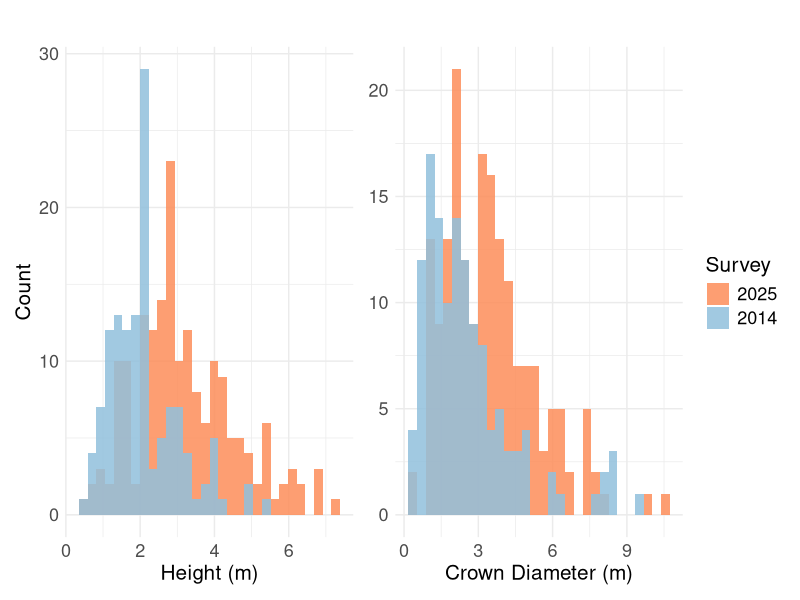

The R script that drew this image:
# At the US-SRG flux tower site, we conducted a woody plant census within a 100m
# radius of the tower to compare to a similar census from 2014. This script 
# compares the distributions of mesquite heights and crown diameters between the
# two surveys.
# 
# This script executes the following steps:
#   1. Formats and combines 2014 and 2025 data into a single data frame
#   2. Visualizes height and diameter distributions with histograms
#   3. Performs Kolmogorov-Smirnov and Wilcoxon statistical tests

#===============================================================================
#Load necessary packages--------------------------------------------------------
#===============================================================================
library(dplyr)
library(ggplot2)
library(patchwork)

#===============================================================================
#Format and combine data into a single data frame-------------------------------
#===============================================================================
lindsey_dat <- read.csv("./Data/GitData/US-SRG_WoodyPlantCensus_28052025.csv")
russ_dat <- read.csv("./Data/GitData/SRG_WoodyCover_Oct_2014.csv")

filt_lindsey_dat <- lindsey_dat%>%
  group_by(ID)%>%
  summarize(Species = Species,
            Distance = Distance,
            CrownDiameter = mean(CrownDiameter, na.rm = T),
            Height = Height)%>%
  filter(Species != "",
         Distance < 60)%>%
  ungroup()%>%
  select(-ID)%>%
  mutate(Survey = "2025")%>%
  filter(Species == "MES")

filt_russ_dat <- russ_dat%>%
  filter(Dist..m. < 60)%>%
  select(Plant, Dist..m., Ht..cm., Diam..cm.)%>%
  mutate(Ht..cm. = Ht..cm./100,
         Diam..cm. = Diam..cm./100)%>%
  rename(Species = Plant, 
         Distance = Dist..m.,
         Height = Ht..cm.,
         CrownDiameter = Diam..cm.)%>%
  mutate(Survey = "2014")%>%
  filter(Species == "MES")

combd_dat <- bind_rows(filt_lindsey_dat, filt_russ_dat)
combd_dat$Survey <- factor(combd_dat$Survey, levels = c("2025", "2014"))

#===============================================================================
#Plot height and canopy diameter histograms-------------------------------------
#===============================================================================
TrHgt <- ggplot(combd_dat, aes(x = Height, fill = Survey)) +
  geom_histogram(position = "identity", alpha = 0.85, bins = 30) +
  scale_fill_manual(values = c("2014" = "#91bfdb", "2025" = "#fc8d59")) +
  theme_minimal() +
  labs(title = "",
       x = "Height (m)",
       y = "Count",
       fill = "Survey")+
  theme(
    axis.title = element_text(size = 15),
    plot.title = element_text(size = 18),
    axis.text = element_text(size = 13),
    legend.position = "none")

CanDi <- ggplot(combd_dat, aes(x = CrownDiameter, fill = Survey)) +
  geom_histogram(position = "identity", alpha = 0.85, bins = 30) +
  scale_fill_manual(values = c("2014" = "#91bfdb", "2025" = "#fc8d59")) +
  theme_minimal() +
  labs(title = "",
       x = "Crown Diameter (m)",
       y = "Count",
       fill = "Survey")+
  theme(
    axis.title.x = element_text(size = 15),
    plot.title = element_text(size = 18),
    axis.text.x = element_text(size = 13),
    axis.text.y = element_text(size = 13),
    axis.title.y = element_blank(),
    legend.text = element_text(size = 13),
    legend.title = element_text(size = 15))

TrHgt + CanDi

#===============================================================================
#Statistically compare distributions--------------------------------------------
#===============================================================================
ks.test(filt_lindsey_dat$Height, filt_russ_dat$Height)
# ^ distribs are sig dif
ks.test(filt_lindsey_dat$CrownDiameter, filt_russ_dat$CrownDiameter)
# ^ distribs are sig dif

wilcox.test(Height ~ Survey, data = combd_dat)
# ^ means are sig dif
wilcox.test(CrownDiameter ~ Survey, data = combd_dat)
# ^ means are sig dif
